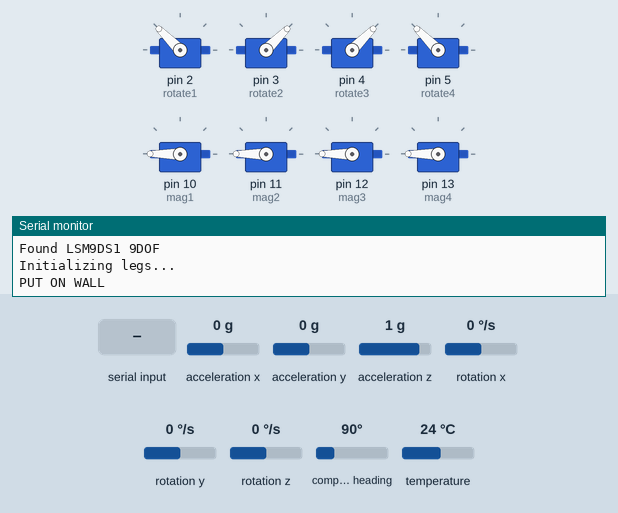
A sketch run on a simulated Arduino Uno, built with avr-gcc and run on an emulated ATmega328P. On the bench: 8 × servo, the last lines printed to the serial monitor. The inputs (shaded band) are chosen by the test bench; at power-on: acceleration x 0 g, acceleration y 0 g, acceleration z 1 g, rotation x 0 °/s, rotation y 0 °/s, rotation z 0 °/s, compass heading 90°, temperature 24 °C.

Above: at 6.2 s.
6.3 s: "90,45\n" received over Serial
7.8 s: byte 119 (119) received over Serial
9.3 s: byte 10 (10) received over Serial
At 9.9 s:
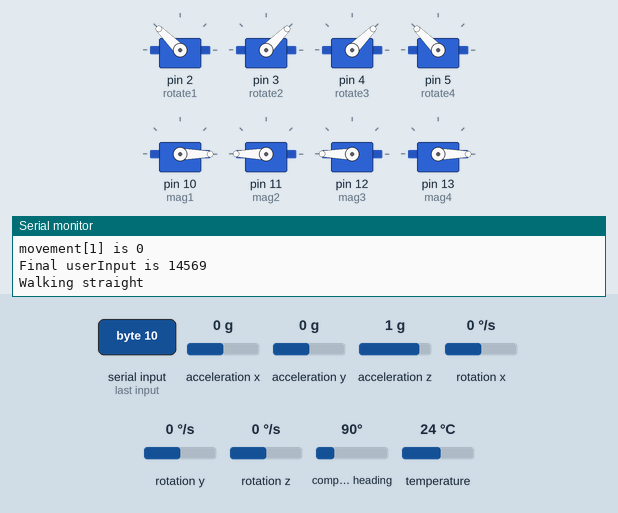
At 11.2 s:
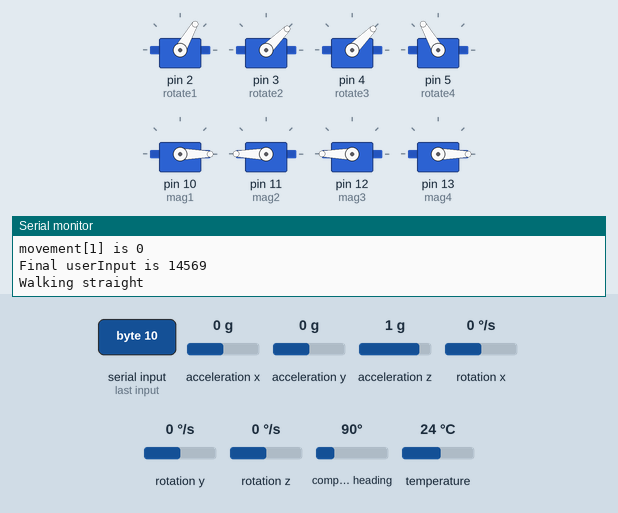
20.9 s: byte 114 (114) received over Serial
23.9 s: "30,150\n" received over Serial
At 25.8 s:
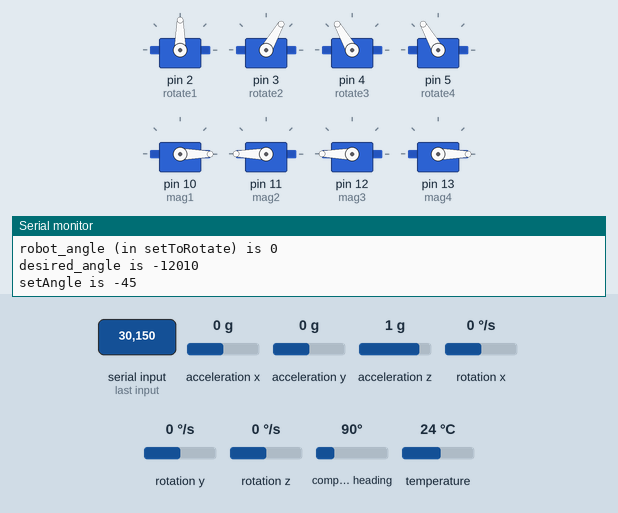
Timing chart, 0 to 30.0 s (numbered marks = the images above; inputs shaded):
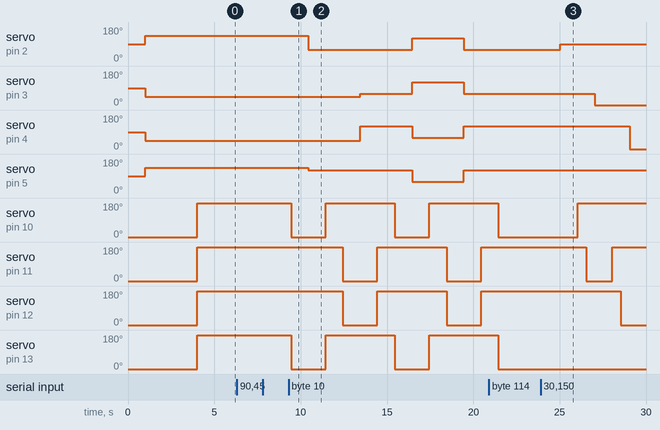

Measured:
- after the input at 9.3 s, servo on pin 2 (rotate1): 135° → 60° after 1.1 s, → 120° 6.0 s later, → 60° 3.0 s later; servo on pin 3 (rotate2): 45° → 60° after 4.1 s, → 120° 3.0 s later, → 60° 3.0 s later
- after the input at 23.9 s, servo on pin 2 (rotate1): 60° → 90° after 1.1 s; servo on pin 3 (rotate2): 60° → 0° after 3.1 s; servo on pin 4 (rotate3): 120° → 0° after 5.1 s; servo on pin 10 (mag1): 0° → 180° after 2.1 s; servo on pin 11 (mag2): 180° → 0° after 2.6 s, → 180° 1.5 s later

The sketch:

respond_to_input.ino
```cpp
#include <Servo.h>
#include <Wire.h>
#include <SPI.h>
#include <Adafruit_LSM9DS1.h>
#include <Adafruit_Sensor.h>

//set up sensor
Adafruit_LSM9DS1 lsm = Adafruit_LSM9DS1();
#define LSM9DS1_SCK A5
#define LSM9DS1_MISO 12
#define LSM9DS1_MOSI A4
#define LSM9DS1_XGCS 6
#define LSM9DS1_MCS 5

// create servo objects to control rotation and magnet for each leg
// front left
Servo rotate1;
Servo mag1;
// front right
Servo rotate2;
Servo mag2;
// back left
Servo rotate3;
Servo mag3;
// back right
Servo rotate4;
Servo mag4;

int bAngle = -30; // backward angle for walking
int fAngle = 30; // forward angle for walking

int magOn = 180; // mag on angle
int magOff = 0; // mag off angle

int userInput = 0;
int prevUserInput = 0;
int setAngle = -45; // starting angle for rotation
int movement[] = {0,0}; //first variable movement type, second amount

void setupSensor() {
  // Try to initialise and warn if we couldn't detect the chip
  if (!lsm.begin())
  {
    Serial.println("Unable to initialize the LSM9DS1. Check your wiring!");
    while (1);
  }
  Serial.println("Found LSM9DS1 9DOF");
  lsm.setupAccel(lsm.LSM9DS1_ACCELRANGE_2G);
  lsm.setupMag(lsm.LSM9DS1_MAGGAIN_4GAUSS);
  lsm.setupGyro(lsm.LSM9DS1_GYROSCALE_245DPS);
}

//funcs to convert intuitive angles to servo angles
int to13w(int angle) {
  return 90 + angle;
}
int to24w(int angle) {
  return 90 - angle;
}
int to14r(int angle) {
  return angle + 135;
}
int to23r(int angle) {
  return angle + 45;
}

void getUserInput() {
  Serial.println("in getUserInput");
  userInput = 0;
  bool firstLoop = true;
  while (true) {
    // read the incoming byte:
    int incomingByte = Serial.read();
    Serial.print("incomingByte is "); Serial.println(incomingByte);

    // leave the loop if return character is received
    if (incomingByte == 10){
      Serial.print("movement[0] is "); Serial.println(movement[0]);
      Serial.print("movement[1] is "); Serial.println(movement[1]);
      Serial.println("");
      movement[1] = userInput;
      break;
    }
    if (firstLoop) {
      firstLoop = false;
      if (incomingByte == 119) { //"w" for walk
        movement[0] = 1;
      } else if (incomingByte == 114) { //"r" for rotate
        movement[0] = 2;
      } else {
        Serial.println("Invalid input. Try again");
        break;
      }
    } else {
      int byteInInt = incomingByte -48;  //-48 converts between ASCII and integers
      Serial.print("byteInInt is "); Serial.println(byteInInt);

      // put previous byte in the 10s place
      userInput = 10*userInput + byteInInt;
      Serial.print("userInput is "); Serial.println(userInput);
    }
  }
  Serial.print("Final userInput is "); Serial.println(userInput);
}

float getRobotAngle() {
  //get a new sensor event
  sensors_event_t a, m, g, temp;
  lsm.getEvent(&a, &m, &g, &temp);

  float x_accel = a.acceleration.x;

  float x_amt = x_accel/(10);
  if (x_amt < -1) {
    x_amt = -1;
  }
  if (x_amt > 1) {
    x_amt = 1;
  }
  float current_angle = asin(x_amt)*-180/M_PI;
  Serial.print("current angle = "); Serial.println(current_angle);

  return current_angle;
}

void setToWalk() {
  mag1.write(magOff);
  mag4.write(magOff);
  delay(1000);

  rotate1.write(to13w(bAngle));
  rotate4.write(to24w(bAngle));
  delay(1000);

  mag1.write(magOn);
  mag4.write(magOn);
  delay(1000);

  mag2.write(magOff);
  mag3.write(magOff);
  delay(1000);

  rotate2.write(to24w(fAngle));
  rotate3.write(to13w(fAngle));
  delay(1000);

  mag2.write(magOn);
  mag3.write(magOn);
  delay(1000);
  mag1.write(magOff);
  mag4.write(magOff);
  delay(1000);
}

void walkStraight(int prevUserInput) {
  //check for entering walking mode
  if (prevUserInput != 100) {
    setToWalk();
  }

  rotate1.write(to13w(fAngle));
  rotate2.write(to24w(bAngle));
  rotate3.write(to13w(bAngle));
  rotate4.write(to24w(fAngle));

  delay(1000);
  mag1.write(magOn);
  mag4.write(magOn);
  delay(1000);
  mag2.write(magOff);
  mag3.write(magOff);
  delay(1000);

  rotate1.write(to13w(bAngle));
  rotate2.write(to24w(fAngle));
  rotate3.write(to13w(fAngle));
  rotate4.write(to24w(bAngle));
  delay(1000);

  mag2.write(magOn);
  mag3.write(magOn);
  delay(1000);
  mag1.write(magOff);
  mag4.write(magOff);
  delay(1000);
}

void setToRotate(int desired_angle) {
  Serial.println("Attempting to enter starting position");
  int robot_angle = getRobotAngle();
  Serial.print("robot_angle (in setToRotate) is "); Serial.println(robot_angle);
  Serial.print("desired_angle is "); Serial.println(desired_angle);
  if (robot_angle < desired_angle) {
    setAngle = -setAngle;
  }
  Serial.print("setAngle is "); Serial.println(setAngle);

  mag1.write(magOff);
  delay(500);
  rotate1.write(to14r(setAngle));
  delay(1000);
  mag1.write(magOn);
  delay(500);

  mag2.write(magOff);
  delay(500);
  rotate2.write(to23r(setAngle));
  delay(1000);
  mag2.write(magOn);
  delay(500);

  mag3.write(magOff);
  delay(500);
  rotate3.write(to23r(setAngle));
  delay(1000);
  mag3.write(magOn);
  delay(500);

  mag4.write(magOff);
  delay(500);
  rotate4.write(to14r(setAngle));
  delay(1000);
  mag4.write(magOn);
  delay(500);

  Serial.println("Starting position reached");
}

void rotate(int desired_angle) {
  setToRotate(desired_angle);

  Serial.println("Starting rotation");

  int robot_angle = getRobotAngle();
  Serial.print("robot_angle (in rotate) is "); Serial.println(robot_angle);
  int servo_angle = setAngle;

  if (robot_angle < desired_angle) {
    while (robot_angle <= desired_angle) {
      rotate1.write(to14r(servo_angle));
      rotate2.write(to23r(servo_angle));
      rotate3.write(to23r(servo_angle));
      rotate4.write(to14r(servo_angle));
      servo_angle -= 3;
      delay(200);
      robot_angle = getRobotAngle();
    }
  } else {
    while (robot_angle >= desired_angle) {

      rotate1.write(to14r(servo_angle));
      rotate2.write(to23r(servo_angle));
      rotate3.write(to23r(servo_angle));
      rotate4.write(to14r(servo_angle));
      servo_angle += 3;
      delay(200);
      robot_angle = getRobotAngle();
    }
  }
  Serial.println("");
  Serial.println("MADE IT!");
  Serial.print("Desired angle = "); Serial.println(desired_angle);
  Serial.print("Current angle = "); Serial.println(robot_angle);
  Serial.println("");
}

void setup() {
  // initialize serial communications at 9600 bps:
  Serial.begin(9600);

  setupSensor();

  rotate1.attach(2);
  rotate2.attach(3);
  rotate3.attach(4);
  rotate4.attach(5);

  mag1.attach(10);
  mag2.attach(11);
  mag3.attach(12);
  mag4.attach(13);

  Serial.println("Initializing legs...");

  mag1.write(magOff);
  mag2.write(magOff);
  mag3.write(magOff);
  mag4.write(magOff);
  delay(1000);

  rotate1.write(to14r(0));
  rotate2.write(to23r(0));
  rotate3.write(to23r(0));
  rotate4.write(to14r(0));
  Serial.println("PUT ON WALL");
  delay(3000);

  mag1.write(magOn);
  mag2.write(magOn);
  mag3.write(magOn);
  mag4.write(magOn);
  delay(1000);
}

void loop() {
  //check for user input
  if (Serial.available() > 0) {
     getUserInput();
  }

  switch(movement[0]) {
    case 0:
      break;
    case 1:
      Serial.println("Walking straight");
      walkStraight(prevUserInput);
      break;
    case 2:
      Serial.print("Turning to "); Serial.print(movement[1]);
      Serial.println("degrees");
      rotate(movement[1]);
      movement[0] = 0;
      movement[1] = 0;
    default:
      break;
  }

  prevUserInput = userInput;
}
```
